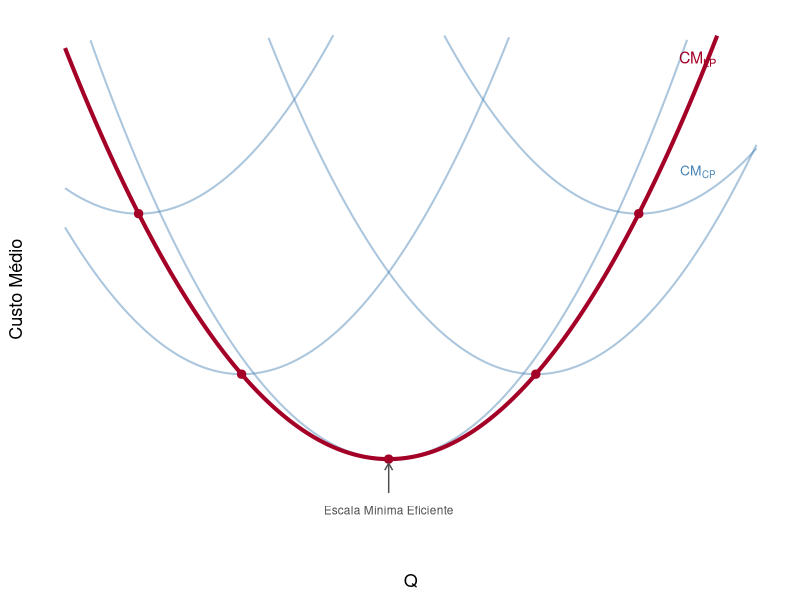
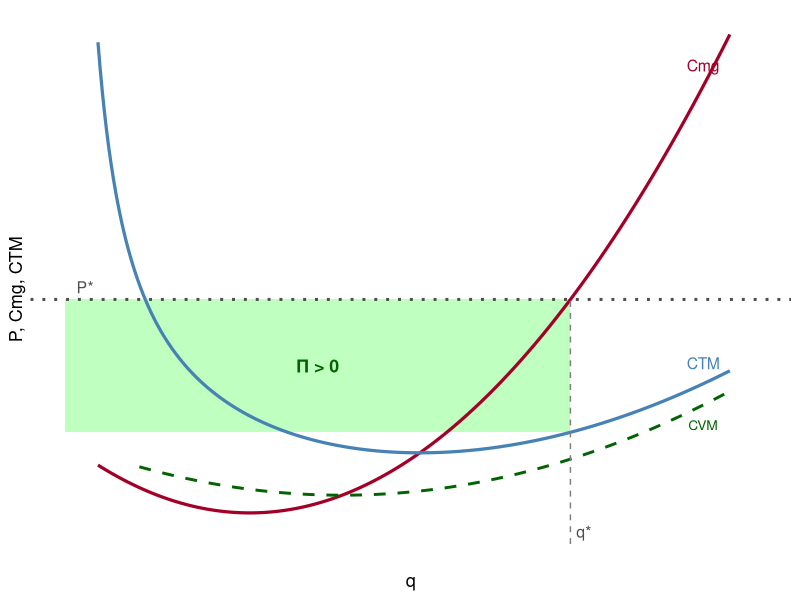
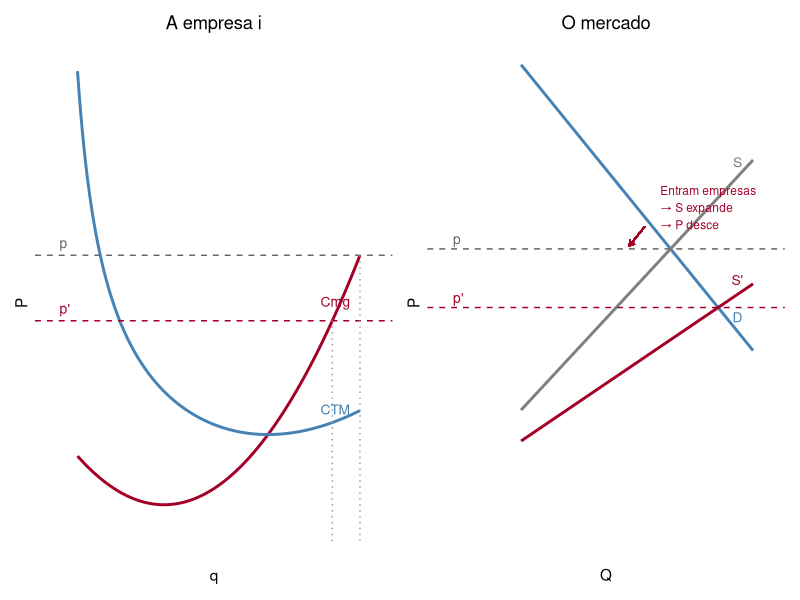
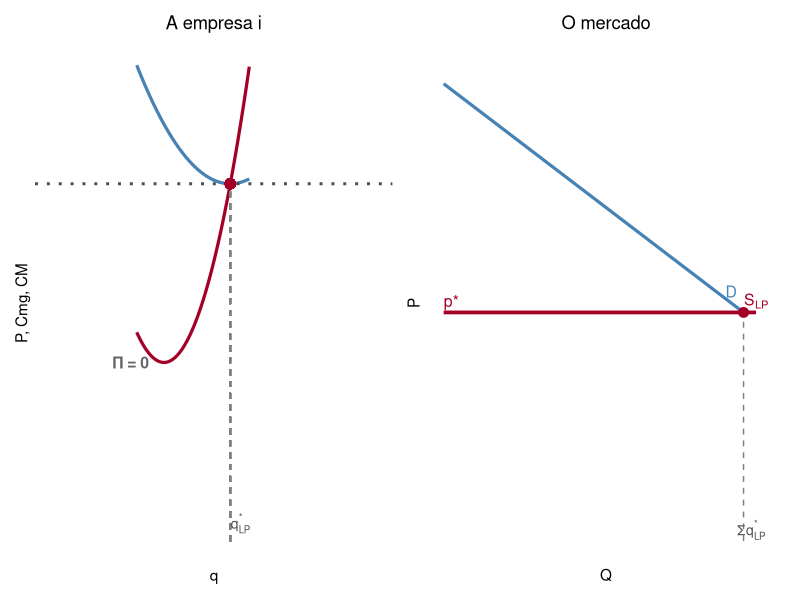
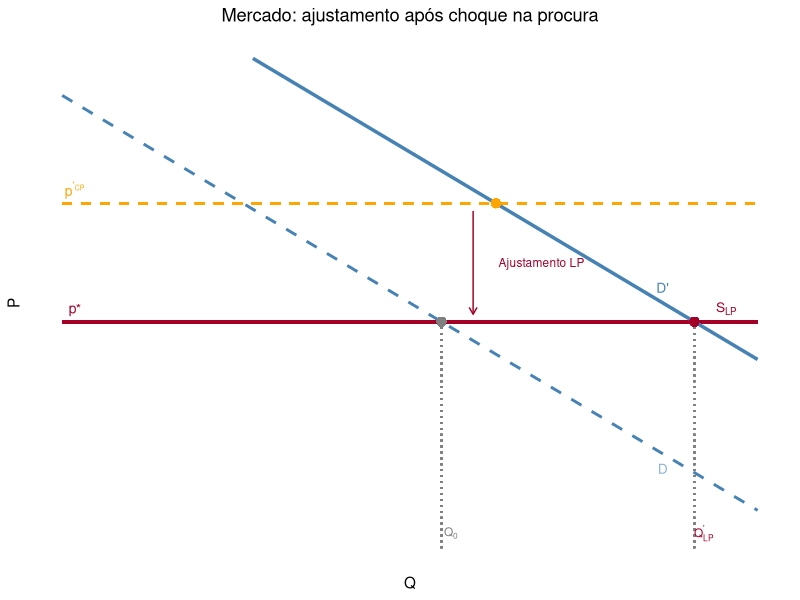

Recreate these plots in R, in order.
## ---- chunk 1
library(ggplot2)
library(dplyr)
library(tibble)
## ---- chunk 2
q_seq <- seq(0.3, 5, length.out = 300)

# Several short-run CTM curves (parabolas tangent to the LP envelope)
# LP curve: CML(q) = (q - 2.5)^2 + 1  (min at q=2.5, value=1)
cml <- function(q) (q - 2.5)^2 + 1

# SR curves: each tangent to LP at a different q0
# CTM_SR(q; q0) = CML(q0) + 0.8*(q - q0)^2 + a small vertical shift so they stay above LP
sr_curve <- function(q, q0) {
  base <- cml(q0)
  base + 1.2 * (q - q0)^2
}

df_lp <- tibble(q = q_seq, cost = cml(q_seq), type = "CM LP")

centers <- c(0.8, 1.5, 2.5, 3.5, 4.2)
df_sr <- bind_rows(lapply(centers, function(q0) {
  tibble(q = q_seq, cost = sr_curve(q_seq, q0), type = paste0("CM CP (K fixo)"))
}))

# Keep SR curves only near their tangency point to avoid clutter
df_sr_clip <- df_sr %>%
  group_by(type) %>%
  mutate(idx = row_number()) %>%
  ungroup()

# Instead: plot all SR together, clipped
df_sr_list <- lapply(centers, function(q0) {
  tibble(q = q_seq, cost = sr_curve(q_seq, q0), grp = paste0("SR_", q0))
})

tangency_pts <- tibble(
  q = centers,
  cost = cml(centers)
)

ggplot() +
  lapply(df_sr_list, function(d) {
    geom_line(data = d %>% filter(cost <= 6), aes(x = q, y = cost, group = grp),
              color = "steelblue", alpha = 0.45, linewidth = 0.7)
  }) +
  geom_line(data = df_lp, aes(x = q, y = cost), color = "#A40027",
            linewidth = 1.4) +
  geom_point(data = tangency_pts, aes(x = q, y = cost),
             color = "#A40027", size = 2.5) +
  annotate("text", x = 4.6, y = cml(4.6) + 0.3, label = "CM[LP]",
           parse = TRUE, color = "#A40027", size = 4) +
  annotate("text", x = 4.6, y = sr_curve(4.6, 4.2) + 0.3,
           label = "CM[CP]", parse = TRUE, color = "steelblue", size = 3.5) +
  annotate("text", x = 2.5, y = 0.4,
           label = "Escala Mínima Eficiente", color = "gray30", size = 3) +
  geom_segment(aes(x = 2.5, xend = 2.5, y = 0.6, yend = cml(2.5) - 0.05),
               arrow = arrow(length = unit(0.2, "cm")), color = "gray30") +
  scale_x_continuous(breaks = NULL) +
  scale_y_continuous(breaks = NULL, limits = c(0, 6)) +
  labs(x = "Q", y = "Custo Médio") +
  theme_classic(base_size = 13) +
  theme(axis.line = element_line(arrow = arrow(length = unit(0.25, "cm"),
                                               type = "closed")))
## ---- chunk 3
q_seq <- seq(0.1, 5, length.out = 300)
cf <- 1
cv <- function(q) q - 0.5*q^2 + 0.12*q^3
ct <- function(q) cv(q) + cf
cmg <- function(q) 1 - q + 0.36*q^2
ctm <- function(q) ct(q)/q
cvm <- function(q) cv(q)/q

# Find q* where cmg = P = 2.4
P_star <- 2.4
# cmg(q) = 1 - q + 0.36q^2 = 2.4 => 0.36q^2 - q - 1.4 = 0
q_star <- (1 + sqrt(1 + 4*0.36*1.4))/(2*0.36)

df <- tibble(
  q = q_seq,
  cmg = cmg(q_seq),
  ctm = ctm(q_seq),
  cvm = cvm(q_seq)
) %>% filter(cmg <= 5, ctm <= 5, cvm <= 5, ctm > 0)

ctm_at_q <- ctm(q_star)

# Profit rectangle
rect <- tibble(
  xmin = 0, xmax = q_star,
  ymin = ctm_at_q, ymax = P_star
)

ggplot() +
  geom_rect(data = rect,
            aes(xmin = xmin, xmax = xmax, ymin = ymin, ymax = ymax),
            fill = "green", alpha = 0.25) +
  geom_line(data = df, aes(x = q, y = cmg), color = "#A40027", linewidth = 1.1) +
  geom_line(data = df, aes(x = q, y = ctm), color = "steelblue", linewidth = 1.1) +
  geom_line(data = df %>% filter(q >= 0.55), aes(x = q, y = cvm),
            color = "darkgreen", linewidth = 1.0, linetype = "dashed") +
  geom_hline(yintercept = P_star, color = "gray30", linewidth = 1, linetype = "dotted") +
  geom_segment(aes(x = q_star, xend = q_star, y = 0, yend = P_star),
               linetype = "dashed", color = "gray50") +
  annotate("text", x = 4.8, y = cmg(4.8) + 0.2, label = "Cmg", color = "#A40027", size = 4) +
  annotate("text", x = 4.8, y = ctm(4.8) + 0.2, label = "CTM", color = "steelblue", size = 4) +
  annotate("text", x = 4.8, y = cvm(4.8) - 0.2, label = "CVM", color = "darkgreen", size = 3.5) +
  annotate("text", x = 0.15, y = P_star + 0.12, label = "P*", color = "gray30", size = 4) +
  annotate("text", x = q_star + 0.1, y = 0.12, label = "q*", color = "gray30", size = 4) +
  annotate("text", x = q_star/2, y = (P_star + ctm_at_q)/2,
           label = "Π > 0", color = "darkgreen", size = 4.5, fontface = "bold") +
  scale_x_continuous(breaks = NULL, limits = c(0, 5.2)) +
  scale_y_continuous(breaks = NULL, limits = c(0, 5)) +
  labs(x = "q", y = "P, Cmg, CTM") +
  theme_classic(base_size = 13) +
  theme(axis.line = element_line(arrow = arrow(length = unit(0.25, "cm"), type = "closed")))
## ---- chunk 4
library(ggplot2)
library(dplyr)
library(patchwork)

# Individual firm panel
q_i <- seq(0.1, 3.8, length.out = 200)
cf_i <- 1
cmg_i <- function(q) 1 - q + 0.36*q^2
ctm_i <- function(q) (q - 0.5*q^2 + 0.12*q^3 + cf_i)/q

P0 <- 2.4
q0 <- (1 + sqrt(1 + 4*0.36*1.4))/(2*0.36)
ctm0 <- ctm_i(q0)

P1 <- 1.85
q1_firm <- (1 + sqrt(1 + 4*0.36*(P1-1)))/(2*0.36)
ctm1 <- ctm_i(q1_firm)

df_firm <- tibble(q = q_i, cmg = cmg_i(q_i), ctm = ctm_i(q_i)) %>%
  filter(cmg <= 4, ctm <= 4)

p1 <- ggplot() +
  geom_line(data = df_firm, aes(x = q, y = cmg), color = "#A40027", linewidth = 1) +
  geom_line(data = df_firm, aes(x = q, y = ctm), color = "steelblue", linewidth = 1) +
  geom_hline(yintercept = P0, color = "gray40", linetype = "dashed") +
  geom_hline(yintercept = P1, color = "#A40027", linetype = "dashed") +
  geom_segment(aes(x = q0, xend = q0, y = 0, yend = P0),
               linetype = "dotted", color = "gray60") +
  geom_segment(aes(x = q1_firm, xend = q1_firm, y = 0, yend = P1),
               linetype = "dotted", color = "gray60") +
  annotate("text", x = 0.1, y = P0 + 0.1, label = "p", hjust = 0,
           color = "gray40", size = 3.5) +
  annotate("text", x = 0.1, y = P1 + 0.1, label = "p'", hjust = 0,
           color = "#A40027", size = 3.5) +
  annotate("text", x = q0, y = -0.12, label = "q[i]", parse = TRUE,
           color = "gray40", size = 3) +
  annotate("text", x = q1_firm, y = -0.12, label = "q[i]'", parse = TRUE,
           color = "#A40027", size = 3) +
  annotate("text", x = 3.5, y = cmg_i(3.5) + 0.1, label = "Cmg",
           color = "#A40027", size = 3.5) +
  annotate("text", x = 3.5, y = ctm_i(3.5) + 0.1, label = "CTM",
           color = "steelblue", size = 3.5) +
  scale_x_continuous(breaks = NULL, limits = c(0, 4)) +
  scale_y_continuous(breaks = NULL, limits = c(0, 4)) +
  labs(x = "q", y = "P", title = "A empresa i") +
  theme_classic(base_size = 11) +
  theme(axis.line = element_line(arrow = arrow(length = unit(0.2, "cm"), type = "closed")),
        plot.title = element_text(hjust = 0.5))

# Market panel
Q_seq <- seq(0.5, 10, length.out = 300)
demand_mkt <- function(Q) 6 - 0.4*Q
supply0 <- function(Q) 0.5 + 0.35*Q
supply1 <- function(Q) 0.5 + 0.22*Q  # expanded supply after entry

# equilibria
Q0_mkt <- (6 - 0.5)/(0.4 + 0.35)
Q1_mkt <- (6 - 0.5)/(0.4 + 0.22)
P0_mkt <- demand_mkt(Q0_mkt)
P1_mkt <- demand_mkt(Q1_mkt)

df_mkt <- tibble(
  Q = Q_seq,
  D = demand_mkt(Q_seq),
  S0 = supply0(Q_seq),
  S1 = supply1(Q_seq)
) %>% filter(D >= 0, D <= 5, S0 <= 5, S1 <= 5)

p2 <- ggplot(df_mkt) +
  geom_line(aes(x = Q, y = D), color = "steelblue", linewidth = 1) +
  geom_line(aes(x = Q, y = S0), color = "gray50", linewidth = 1) +
  geom_line(aes(x = Q, y = S1), color = "#A40027", linewidth = 1) +
  geom_hline(yintercept = P0_mkt, color = "gray40", linetype = "dashed") +
  geom_hline(yintercept = P1_mkt, color = "#A40027", linetype = "dashed") +
  annotate("text", x = 0.3, y = P0_mkt + 0.1, label = "p", hjust = 0,
           color = "gray40", size = 3.5) +
  annotate("text", x = 0.3, y = P1_mkt + 0.1, label = "p'", hjust = 0,
           color = "#A40027", size = 3.5) +
  annotate("text", x = 9.5, y = demand_mkt(9.5) + 0.15, label = "D",
           color = "steelblue", size = 3.5) +
  annotate("text", x = 9.5, y = supply0(9.5) + 0.15, label = "S",
           color = "gray50", size = 3.5) +
  annotate("text", x = 9.5, y = supply1(9.5) + 0.15, label = "S'",
           color = "#A40027", size = 3.5) +
  annotate("text", x = 7, y = 3.5,
           label = "Entram empresas\n→ S expande\n→ P desce",
           color = "#A40027", size = 3, hjust = 0) +
  geom_segment(aes(x = 6.5, xend = 6, y = 3.3, yend = 3.1),
               arrow = arrow(length = unit(0.15, "cm")), color = "#A40027") +
  scale_x_continuous(breaks = NULL, limits = c(0, 10.5)) +
  scale_y_continuous(breaks = NULL, limits = c(0, 5)) +
  labs(x = "Q", y = "P", title = "O mercado") +
  theme_classic(base_size = 11) +
  theme(axis.line = element_line(arrow = arrow(length = unit(0.2, "cm"), type = "closed")),
        plot.title = element_text(hjust = 0.5))

p1 + p2
## ---- chunk 5
q_seq <- seq(0.3, 5, length.out = 300)

cmg_lp <- function(q) 3*q^2 - 12*q + 15   # LP Cmg
ctm_lp <- function(q) q^2 - 6*q + 15        # LP CM = CT_LP/q where CT_LP=q^3-6q^2+15q
# min CM at q=3, CM(3)=6; Cmg(3)=6 ✓

q_star_lp <- 3
p_star_lp <- 6

df_firm_lp <- tibble(
  q = q_seq,
  cmg = cmg_lp(q_seq),
  ctm = ctm_lp(q_seq)
) %>% filter(cmg <= 8, ctm <= 8, ctm > 0)

p_firm <- ggplot(df_firm_lp) +
  geom_line(aes(x = q, y = cmg), color = "#A40027", linewidth = 1.1) +
  geom_line(aes(x = q, y = ctm), color = "steelblue", linewidth = 1.1) +
  geom_hline(yintercept = p_star_lp, color = "gray30", linewidth = 1, linetype = "dotted") +
  geom_segment(aes(x = q_star_lp, xend = q_star_lp, y = 0, yend = p_star_lp),
               linetype = "dashed", color = "gray50") +
  geom_point(aes(x = q_star_lp, y = p_star_lp), color = "#A40027", size = 3) +
  annotate("text", x = 0.2, y = p_star_lp + 0.3, label = "p*",
           color = "gray30", size = 4) +
  annotate("text", x = q_star_lp + 0.15, y = 0.3, label = "q[LP]^'*'",
           parse = TRUE, color = "gray30", size = 3.5) +
  annotate("text", x = 4.8, y = cmg_lp(4.8) + 0.3, label = "Cmg[LP]",
           parse = TRUE, color = "#A40027", size = 3.5) +
  annotate("text", x = 4.8, y = ctm_lp(4.8) + 0.3, label = "CM[LP]",
           parse = TRUE, color = "steelblue", size = 3.5) +
  annotate("text", x = q_star_lp/2, y = p_star_lp/2,
           label = "Π = 0", color = "gray40", size = 4, fontface = "bold") +
  scale_x_continuous(breaks = NULL, limits = c(0.3, 5.2)) +
  scale_y_continuous(breaks = NULL, limits = c(0, 8)) +
  labs(x = "q", y = "P, Cmg, CM", title = "A empresa i") +
  theme_classic(base_size = 11) +
  theme(axis.line = element_line(arrow = arrow(length = unit(0.2, "cm"), type = "closed")),
        plot.title = element_text(hjust = 0.5))

# Market panel - horizontal LP supply at p*
Q_mkt <- seq(0, 12, length.out = 200)
demand_mkt2 <- function(Q) 12 - 0.5*Q
Q_eq_mkt <- (12 - p_star_lp)/0.5  # = 12

df_mkt2 <- tibble(
  Q = Q_mkt,
  D = demand_mkt2(Q_mkt)
) %>% filter(D >= 0)

p_market <- ggplot() +
  geom_line(data = df_mkt2, aes(x = Q, y = D), color = "steelblue", linewidth = 1.1) +
  geom_segment(aes(x = 0, xend = 12.5, y = p_star_lp, yend = p_star_lp),
               color = "#A40027", linewidth = 1.3) +
  geom_segment(aes(x = Q_eq_mkt, xend = Q_eq_mkt, y = 0, yend = p_star_lp),
               linetype = "dashed", color = "gray50") +
  geom_point(aes(x = Q_eq_mkt, y = p_star_lp), color = "#A40027", size = 3) +
  annotate("text", x = 0.3, y = p_star_lp + 0.3, label = "p*",
           color = "#A40027", size = 4) +
  annotate("text", x = Q_eq_mkt + 0.3, y = 0.3,
           label = "Σq[LP]^'*'", parse = TRUE, color = "gray30", size = 3.5) +
  annotate("text", x = 12.5, y = p_star_lp + 0.3, label = "S[LP]",
           parse = TRUE, color = "#A40027", size = 4) +
  annotate("text", x = 11.5, y = demand_mkt2(11.5) + 0.3, label = "D",
           color = "steelblue", size = 4) +
  scale_x_continuous(breaks = NULL, limits = c(0, 13)) +
  scale_y_continuous(breaks = NULL, limits = c(0, 12.5)) +
  labs(x = "Q", y = "P", title = "O mercado") +
  theme_classic(base_size = 11) +
  theme(axis.line = element_line(arrow = arrow(length = unit(0.2, "cm"), type = "closed")),
        plot.title = element_text(hjust = 0.5))

p_firm + p_market
## ---- chunk 6
q_seq <- seq(0.3, 5, length.out = 200)
Q_seq <- seq(0, 22, length.out = 300)

cmg_lp2 <- function(q) 3*q^2 - 12*q + 15
ctm_lp2 <- function(q) q^2 - 6*q + 15
p_star2 <- 6
q_star2 <- 3

# Market demand curves
D0 <- function(Q) 12 - 0.5*Q      # initial: eq at Q=12, P=6
D1 <- function(Q) 16 - 0.5*Q      # shifted up: new CP eq

Q0 <- 12

# SR equilibrium: D1 = SR supply (n=4 firms, P = 3Q^2/16 - 3Q + 15)
# 16 - 0.5Q = 3Q^2/16 - 3Q + 15  =>  3Q^2 - 40Q - 16 = 0
Q_cp_total <- (40 + sqrt(40^2 + 4*3*16)) / (2*3)
P_cp <- 16 - 0.5 * Q_cp_total

# LP supply line at P=6
# New LP eq with D1: Q_LP_new = (16-6)/0.5 = 20
Q_lp_new <- (16 - p_star2)/0.5

df_mkt_adj <- tibble(
  Q = Q_seq,
  D0_val = D0(Q_seq),
  D1_val = D1(Q_seq)
) %>% filter(D0_val >= 0, D1_val >= 0)

p_m <- ggplot(df_mkt_adj) +
  # LP supply line
  geom_segment(aes(x = 0, xend = 22, y = p_star2, yend = p_star2),
               color = "#A40027", linewidth = 1.2) +
  geom_line(aes(x = Q, y = D0_val), color = "steelblue", linewidth = 1, linetype = "dashed") +
  geom_line(aes(x = Q, y = D1_val), color = "steelblue", linewidth = 1.2) +
  # Equilibria
  geom_segment(aes(x = Q0, xend = Q0, y = 0, yend = p_star2),
               linetype = "dotted", color = "gray50") +
  geom_segment(aes(x = Q_lp_new, xend = Q_lp_new, y = 0, yend = p_star2),
               linetype = "dotted", color = "gray50") +
  geom_point(aes(x = Q0, y = p_star2), color = "gray50", size = 2.5) +
  geom_point(aes(x = Q_lp_new, y = p_star2), color = "#A40027", size = 2.5) +
  # CP temporary equilibrium (higher P)
  geom_segment(aes(x = 0, xend = 22, y = P_cp, yend = P_cp),
               color = "orange", linewidth = 0.8, linetype = "dashed") +
  geom_point(aes(x = Q_cp_total, y = P_cp), color = "orange", size = 2.5) +
  annotate("text", x = 0.4, y = p_star2 + 0.35, label = "p*",
           color = "#A40027", size = 3.5) +
  annotate("text", x = 0.4, y = P_cp + 0.35, label = "p^\"'\"[CP]",
           parse = TRUE, color = "orange", size = 3.5) +
  annotate("text", x = Q0 + 0.3, y = 0.4, label = "Q[0]",
           parse = TRUE, color = "gray50", size = 3) +
  annotate("text", x = Q_lp_new + 0.3, y = 0.4, label = "Q[LP]^\"'\"",
           parse = TRUE, color = "#A40027", size = 3) +
  annotate("text", x = 21, y = p_star2 + 0.35, label = "S[LP]",
           parse = TRUE, color = "#A40027", size = 3.5) +
  annotate("text", x = 19, y = D1(19) + 0.4, label = "D'", color = "steelblue", size = 3.5) +
  annotate("text", x = 19, y = D0(19) - 0.4, label = "D", color = "steelblue", size = 3.5,
           alpha = 0.6) +
  annotate("segment", x = 13, xend = 13, y = P_cp - 0.2, yend = p_star2 + 0.2,
           arrow = arrow(ends = "last", length = unit(0.2, "cm")), color = "#A40027") +
  annotate("text", x = 13.8, y = (P_cp + p_star2)/2,
           label = "Ajustamento LP", color = "#A40027", size = 3, hjust = 0) +
  scale_x_continuous(breaks = NULL, limits = c(0, 22)) +
  scale_y_continuous(breaks = NULL, limits = c(0, 13)) +
  labs(x = "Q", y = "P", title = "Mercado: ajustamento após choque na procura") +
  theme_classic(base_size = 11) +
  theme(axis.line = element_line(arrow = arrow(length = unit(0.2, "cm"), type = "closed")),
        plot.title = element_text(hjust = 0.5))

p_m
